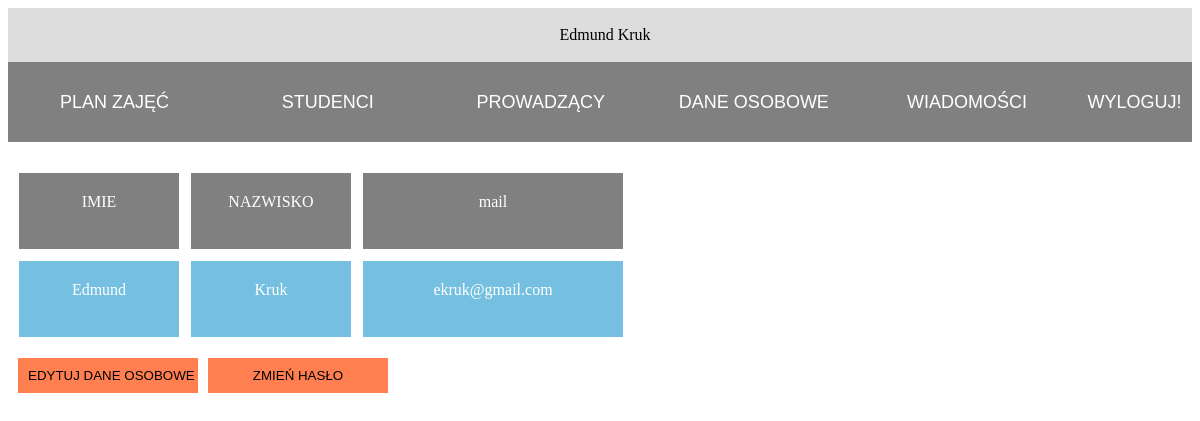
The app's page /dane_student.php (signed in) with its own data.
### tables this page shows
CREATE TABLE `pracownicy` (
  `ID` int NOT NULL,
  `imie` varchar(30) NOT NULL,
  `nazwisko` varchar(30) NOT NULL,
  `mail` varchar(50) NOT NULL,
  `haslo` varchar(100) NOT NULL,
  `wydzial_id` int NOT NULL,
  `super_admin` tinyint(1) NOT NULL
);

### dane_student.php (the view, shortened to what this page needs)
<?php
require_once "connect.php";
if(isset($_SESSION['student']))
{
	$id=$_SESSION['student_id'];
	$who="studenci";
}
else if(isset($_SESSION['prowdz']))
{
	$id=$_SESSION['prowdz_id'];
	$who="prowadzacy";
}
else if(isset($_SESSION['prac']))
{
	$id=$_SESSION['prac_id'];
	$who="pracownicy";
}
function requires(&$tab,$zapyt,$s,$u,$p,$d,$operation)
{
	try
	{
		$con= new mysqli($s,$u,$p,$d);
		if($con->connect_errno!=0)
		{
			throw new Exception(mysqli_connect_errno());
		}
		else
		{
			if($operation=="r")
			{
				 $rez=$con->query($zapyt);
			}
		}
	}
	catch(Exception $e)
	{
		echo '<span style="color:red;">Blad serwera </span>';
		echo '<br/>'.$e;
	}
}
function wypisz($tab)
{
		?>
		<div class="blok2">
	    	<?php echo $tab[0]['imie']."</br></br>";?>
		</div>
		<div class="blok2">
	    	<?php echo $tab[0]['nazwisko']."</br></br>";?>
		</div>
		<div class="blok">
	    	<?php echo $tab[0]['mail']."</br></br>";?>
		</div>
		<?php
}
require_once "menu_panel.php";
$zap1="SELECT * from ".$who." WHERE ID=".$id;
requires($data,$zap1,$servername,$username,$password,$database,"r");
?>
<div class="con">
	<div class="info2">
		 <?php echo "IMIE"."</br></br>";?>
	</div>
	<div class="info2">
		 <?php echo "NAZWISKO"."</br></br>";?>
	</div>
	<div class="info">
		 <?php echo "mail"."</br></br>";?>
	</div>
<?php
	wypisz($data);
?>
	<form action="" class="f1" method="POST">
	  <input type="submit" value="EDYTUJ DANE OSOBOWE" class="sub1" name="edit">
	</form>
	<form action="" class="f1" method="POST">
	  <input type="submit" value="ZMIEŃ HASŁO" class="sub1" name="edit2">
	</form>
<div id="space2"> </div>
</div>
<!DOCTYPE html>
<html>
<head>
</head>
<body>
</body>
</html>

### records on screen
pracownicy: imie "Edmund", nazwisko "Kruk", mail "ekruk@gmail.com"

### other values on screen
$_SESSION['dane'] "Edmund Kruk"
$title "STUDENCI"
